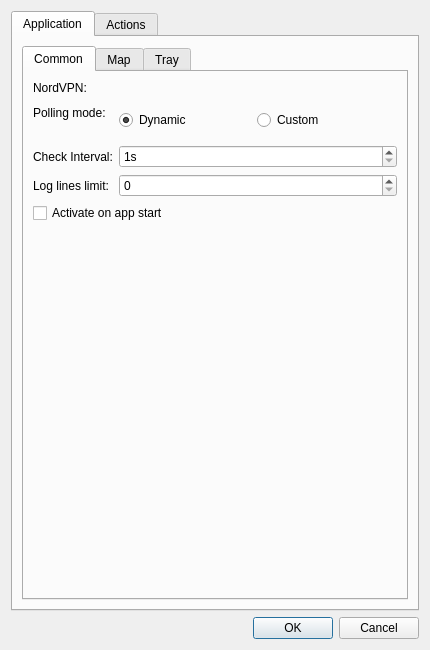
<?xml version="1.0" encoding="UTF-8"?>
<ui version="4.0">
 <class>SettingsDialog</class>
 <widget class="QDialog" name="SettingsDialog">
  <property name="geometry">
   <rect>
    <x>0</x>
    <y>0</y>
    <width>430</width>
    <height>650</height>
   </rect>
  </property>
  <layout class="QVBoxLayout" name="verticalLayout">
   <item>
    <widget class="QTabWidget" name="tabWidget">
     <property name="currentIndex">
      <number>0</number>
     </property>
     <widget class="QWidget" name="tabMonitor">
      <attribute name="title">
       <string>Application</string>
      </attribute>
      <layout class="QGridLayout" name="gridLayout_5">
       <item row="0" column="0">
        <widget class="QTabWidget" name="appTabWidget">
         <property name="currentIndex">
          <number>0</number>
         </property>
         <widget class="QWidget" name="tabAppCommon">
          <attribute name="title">
           <string>Common</string>
          </attribute>
          <layout class="QFormLayout" name="formLayout">
           <item row="0" column="0">
            <widget class="QLabel" name="label">
             <property name="text">
              <string>NordVPN:</string>
             </property>
            </widget>
           </item>
           <item row="0" column="1">
            <widget class="AppPathEditor" name="leNVPNPath" native="true"/>
           </item>
           <item row="1" column="0">
            <widget class="QLabel" name="labelPollingMode">
             <property name="text">
              <string>Polling mode:</string>
             </property>
            </widget>
           </item>
           <item row="1" column="1">
            <widget class="QWidget" name="pollingModeWidget" native="true">
             <layout class="QHBoxLayout" name="pollingModeLayout">
              <property name="leftMargin">
               <number>0</number>
              </property>
              <item>
               <widget class="QRadioButton" name="rbPollingDynamic">
                <property name="text">
                 <string>Dynamic</string>
                </property>
                <property name="checked">
                 <bool>true</bool>
                </property>
               </widget>
              </item>
              <item>
               <widget class="QRadioButton" name="rbPollingCustom">
                <property name="text">
                 <string>Custom</string>
                </property>
               </widget>
              </item>
             </layout>
            </widget>
           </item>
           <item row="2" column="0">
            <widget class="QLabel" name="label_2">
             <property name="text">
              <string>Check Interval:</string>
             </property>
            </widget>
           </item>
           <item row="2" column="1">
            <widget class="QSpinBox" name="spinBoxInterval">
             <property name="suffix">
              <string>s</string>
             </property>
             <property name="minimum">
              <number>1</number>
             </property>
             <property name="maximum">
              <number>3600</number>
             </property>
            </widget>
           </item>
           <item row="3" column="0">
            <widget class="QLabel" name="label_4">
             <property name="text">
              <string>Log lines limit:</string>
             </property>
            </widget>
           </item>
           <item row="3" column="1">
            <widget class="QSpinBox" name="spinBoxLogLines">
             <property name="maximum">
              <number>10000</number>
             </property>
            </widget>
           </item>
           <item row="4" column="0" colspan="2">
            <widget class="QCheckBox" name="checkBoxAutoActive">
             <property name="text">
              <string>Activate on app start</string>
             </property>
            </widget>
           </item>
           <item row="5" column="0">
            <spacer name="verticalSpacer_3">
             <property name="orientation">
              <enum>Qt::Vertical</enum>
             </property>
             <property name="sizeHint" stdset="0">
              <size>
               <width>20</width>
               <height>40</height>
              </size>
             </property>
            </spacer>
           </item>
          </layout>
         </widget>
         <widget class="QWidget" name="tabAppMap">
          <attribute name="title">
           <string>Map</string>
          </attribute>
          <layout class="QVBoxLayout" name="mapVerticalLayout">
           <item>
            <spacer name="verticalSpacer">
             <property name="orientation">
              <enum>Qt::Vertical</enum>
             </property>
             <property name="sizeHint" stdset="0">
              <size>
               <width>20</width>
               <height>40</height>
              </size>
             </property>
            </spacer>
           </item>
          </layout>
         </widget>
         <widget class="QWidget" name="tabTray">
          <attribute name="title">
           <string>Tray</string>
          </attribute>
          <layout class="QGridLayout" name="gridLayout_2">
           <item row="1" column="0">
            <widget class="QGroupBox" name="groupBox">
             <property name="title">
              <string>Icon</string>
             </property>
             <layout class="QFormLayout" name="formLayout_2">
              <item row="0" column="0">
               <widget class="QLabel" name="label_5">
                <property name="text">
                 <string>Unknown:</string>
                </property>
               </widget>
              </item>
              <item row="0" column="1">
               <widget class="IconLineEdit" name="iconUnknownEdit" native="true"/>
              </item>
              <item row="1" column="0">
               <widget class="QLabel" name="label_6">
                <property name="text">
                 <string>Sub:</string>
                </property>
               </widget>
              </item>
              <item row="1" column="1">
               <widget class="IconLineEdit" name="iconUnknownSubEdit" native="true"/>
              </item>
              <item row="2" column="0">
               <widget class="QLabel" name="label_8">
                <property name="text">
                 <string>Disconnected:</string>
                </property>
               </widget>
              </item>
              <item row="2" column="1">
               <widget class="IconLineEdit" name="iconDisconnectedEdit" native="true"/>
              </item>
              <item row="3" column="0">
               <widget class="QLabel" name="label_7">
                <property name="text">
                 <string>Sub:</string>
                </property>
               </widget>
              </item>
              <item row="3" column="1">
               <widget class="IconLineEdit" name="iconDisconnectedSubEdit" native="true"/>
              </item>
              <item row="4" column="0">
               <widget class="QLabel" name="label_10">
                <property name="text">
                 <string>Connecting:</string>
                </property>
               </widget>
              </item>
              <item row="4" column="1">
               <widget class="IconLineEdit" name="iconConnectingEdit" native="true"/>
              </item>
              <item row="5" column="0">
               <widget class="QLabel" name="label_9">
                <property name="text">
                 <string>Sub:</string>
                </property>
               </widget>
              </item>
              <item row="5" column="1">
               <widget class="IconLineEdit" name="iconConnectingSubEdit" native="true"/>
              </item>
              <item row="6" column="0">
               <widget class="QLabel" name="label_12">
                <property name="text">
                 <string>Connected:</string>
                </property>
               </widget>
              </item>
              <item row="6" column="1">
               <widget class="IconLineEdit" name="iconConnectedEdit" native="true"/>
              </item>
              <item row="7" column="0">
               <widget class="QLabel" name="label_11">
                <property name="text">
                 <string>Sub:</string>
                </property>
               </widget>
              </item>
              <item row="7" column="1">
               <widget class="IconLineEdit" name="iconConnectedSubEdit" native="true"/>
              </item>
             </layout>
            </widget>
           </item>
           <item row="0" column="0">
            <widget class="QGroupBox" name="groupBoxMessage">
             <property name="title">
              <string>Message balloon</string>
             </property>
             <property name="flat">
              <bool>true</bool>
             </property>
             <layout class="QGridLayout" name="gridLayout">
              <item row="0" column="0">
               <widget class="QLabel" name="label_3">
                <property name="text">
                 <string>Duration:</string>
                </property>
               </widget>
              </item>
              <item row="1" column="1">
               <widget class="QCheckBox" name="cbIgnoreFirstConnected">
                <property name="enabled">
                 <bool>false</bool>
                </property>
                <property name="text">
                 <string>Ommit first &quot;Connected&quot;</string>
                </property>
               </widget>
              </item>
              <item row="2" column="1">
               <widget class="QCheckBox" name="checkBoxMessagePlainText">
                <property name="text">
                 <string>Plain text</string>
                </property>
               </widget>
              </item>
              <item row="0" column="1">
               <widget class="QSpinBox" name="spinBoxMsgDuration">
                <property name="suffix">
                 <string>s</string>
                </property>
                <property name="minimum">
                 <number>1</number>
                </property>
                <property name="maximum">
                 <number>3600</number>
                </property>
               </widget>
              </item>
             </layout>
            </widget>
           </item>
           <item row="2" column="0">
            <spacer name="verticalSpacer_2">
             <property name="orientation">
              <enum>Qt::Vertical</enum>
             </property>
             <property name="sizeHint" stdset="0">
              <size>
               <width>20</width>
               <height>40</height>
              </size>
             </property>
            </spacer>
           </item>
          </layout>
         </widget>
        </widget>
       </item>
      </layout>
     </widget>
     <widget class="QWidget" name="tab">
      <attribute name="title">
       <string>Actions</string>
      </attribute>
      <layout class="QGridLayout" name="gridLayout_4">
       <item row="0" column="0">
        <widget class="QTabWidget" name="tabWidget_2">
         <property name="currentIndex">
          <number>0</number>
         </property>
         <widget class="ActionsTab" name="tabActionsYangl">
          <attribute name="title">
           <string>yangl</string>
          </attribute>
         </widget>
         <widget class="ActionsTab" name="tabActionsNordVPN">
          <attribute name="title">
           <string>NordVPN</string>
          </attribute>
         </widget>
         <widget class="ActionsTab" name="tabActionsUser">
          <attribute name="title">
           <string>Custom</string>
          </attribute>
         </widget>
        </widget>
       </item>
      </layout>
     </widget>
    </widget>
   </item>
   <item>
    <widget class="QDialogButtonBox" name="buttonBox">
     <property name="standardButtons">
      <set>QDialogButtonBox::Cancel|QDialogButtonBox::Ok</set>
     </property>
    </widget>
   </item>
  </layout>
 </widget>
 <customwidgets>
  <customwidget>
   <class>ActionsTab</class>
   <extends>QWidget</extends>
   <header>settings/actionstab.h</header>
   <container>1</container>
  </customwidget>
  <customwidget>
   <class>AppPathEditor</class>
   <extends>QWidget</extends>
   <header>settings/apppatheditor.h</header>
   <container>1</container>
  </customwidget>
  <customwidget>
   <class>IconLineEdit</class>
   <extends>QWidget</extends>
   <header>settings/iconlineedit.h</header>
   <container>1</container>
  </customwidget>
 </customwidgets>
 <resources/>
 <connections/>
</ui>
